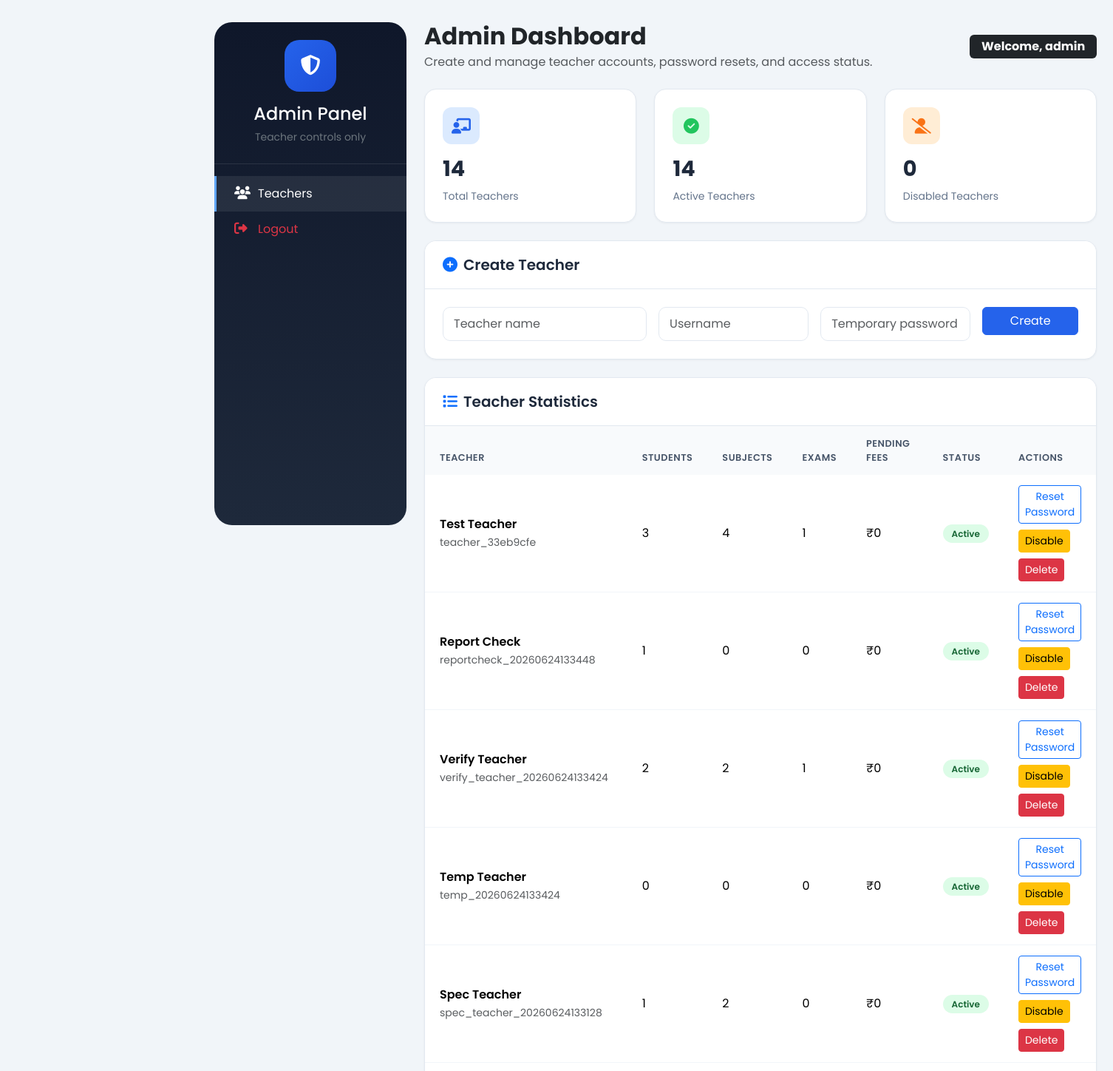
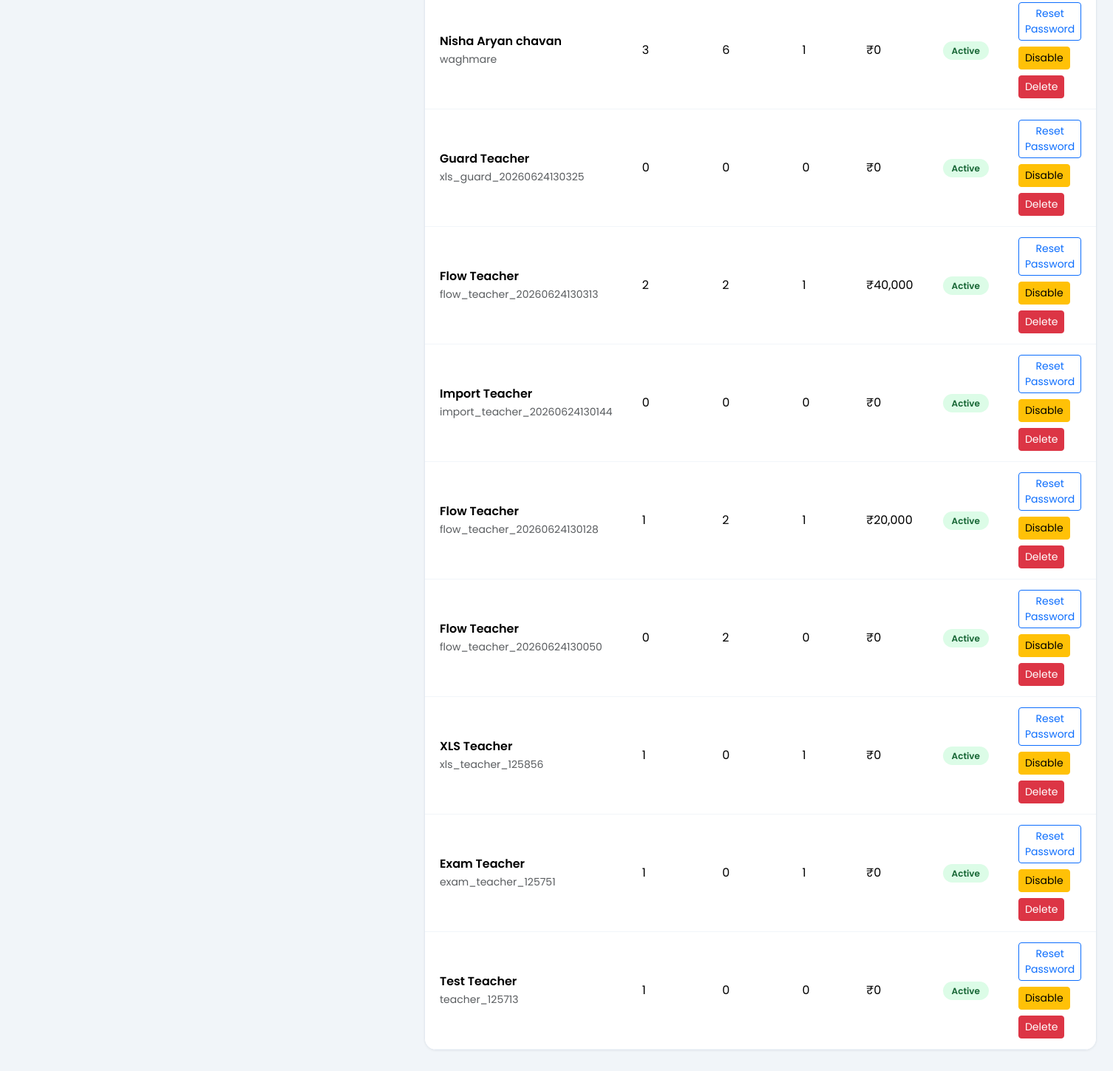
Page /admin (signed in) on the committed database (2 pictures, top to bottom).
### tables this page shows
CREATE TABLE teachers (
            id INTEGER PRIMARY KEY AUTOINCREMENT,
            username TEXT UNIQUE NOT NULL,
            password TEXT NOT NULL,
            name TEXT,
            school_name TEXT,
            mobile TEXT,
            class_name TEXT,
            division TEXT,
            is_active INTEGER DEFAULT 1,
            is_setup_complete INTEGER DEFAULT 0,
            created_at TIMESTAMP DEFAULT CURRENT_TIMESTAMP
        , academic_year TEXT);

### routes/admin.py (the view)
@admin_bp.route('/admin')
@login_required(role='admin')
def panel():
    conn = get_db()
    cursor = conn.cursor()
    cursor.execute("SELECT COUNT(*) AS total FROM teachers")
    total_teachers = cursor.fetchone()['total']
    cursor.execute("SELECT COUNT(*) AS active FROM teachers WHERE is_active = 1")
    active_teachers = cursor.fetchone()['active']
    cursor.execute("SELECT COUNT(*) AS disabled FROM teachers WHERE is_active = 0")
    disabled_teachers = cursor.fetchone()['disabled']
    cursor.execute(
        '''
        SELECT
            t.*,
            COUNT(DISTINCT s.id) AS student_count,
            COUNT(DISTINCT sub.id) AS subject_count,
            COUNT(DISTINCT e.id) AS exam_count,
            COALESCE(SUM(CASE WHEN f.annual_fee > f.paid_amount THEN f.annual_fee - f.paid_amount ELSE 0 END), 0) AS pending_fees
        FROM teachers t
        LEFT JOIN students s ON s.teacher_id = t.id
        LEFT JOIN subjects sub ON sub.teacher_id = t.id
        LEFT JOIN exams e ON e.teacher_id = t.id
        LEFT JOIN fees f ON f.teacher_id = t.id
        GROUP BY t.id
        ORDER BY t.created_at DESC
        '''
    )
    teachers = cursor.fetchall()
    conn.close()
    return render_template(
        'admin/panel.html',
        total_teachers=total_teachers,
        active_teachers=active_teachers,
        disabled_teachers=disabled_teachers,
        teachers=teachers,
    )

### models/database.py (called while the page is built)
def get_db():
    os.makedirs(os.path.dirname(DB_PATH), exist_ok=True)
    conn = sqlite3.connect(DB_PATH)
    conn.row_factory = sqlite3.Row
    conn.execute("PRAGMA foreign_keys = ON")
    return conn

### utils/auth.py (called while the page is built, shortened)
def login_required(role=None):
    def decorator(f):
        @wraps(f)
        def decorated_function(*args, **kwargs):
            if 'user_id' not in session:
                flash('Please login first', 'warning')
                return redirect(url_for('auth.login'))
            return f(*args, **kwargs)
        return decorated_function
    return decorator

### templates/admin/panel.html (shortened to what this page needs)
{% extends "base.html" %}
{% block content %}
<div class="admin-shell">
    <aside class="admin-sidebar">
        <div class="text-center px-3 pb-4 border-bottom border-light border-opacity-10">
            <div style="width: 70px; height: 70px; border-radius: 20px; background: linear-gradient(135deg, #2563eb, #1d4ed8); color: #fff; display: inline-flex; align-items: center; justify-content: center; font-size: 1.7rem;">
                <i class="fas fa-shield-alt"></i>
            </div>
            <h4 class="mt-3 mb-1">Admin Panel</h4>
            <small class="text-secondary">Teacher controls only</small>
        </div>
        <nav class="pt-3">
            <a href="#teachers" class="nav-link active"><i class="fas fa-users me-2"></i>Teachers</a>
            <a href="{{ url_for('auth.logout') }}" class="nav-link text-danger"><i class="fas fa-right-from-bracket me-2"></i>Logout</a>
        </nav>
    </aside>
    <main>
        <div class="d-flex flex-wrap justify-content-between align-items-center mb-4 gap-3">
            <div>
                <h2 class="fw-bold mb-1">Admin Dashboard</h2>
                <p class="text-muted mb-0">Create and manage teacher accounts, password resets, and access status.</p>
            </div>
            <span class="badge bg-dark fs-6 px-3 py-2">Welcome, {{ session.username }}</span>
        </div>
        <div class="row g-4 mb-4">
            <div class="col-md-4 col-lg">
                <div class="stat-card">
                    <div class="stat-icon blue"><i class="fas fa-chalkboard-teacher"></i></div>
                    <div class="stat-value">{{ total_teachers }}</div>
                    <div class="stat-label">Total Teachers</div>
                </div>
            </div>
            <div class="col-md-4 col-lg">
                <div class="stat-card">
                    <div class="stat-icon green"><i class="fas fa-circle-check"></i></div>
                    <div class="stat-value">{{ active_teachers }}</div>
                    <div class="stat-label">Active Teachers</div>
                </div>
            </div>
            <div class="col-md-4 col-lg">
                <div class="stat-card">
                    <div class="stat-icon orange"><i class="fas fa-user-slash"></i></div>
                    <div class="stat-value">{{ disabled_teachers }}</div>
                    <div class="stat-label">Disabled Teachers</div>
                </div>
            </div>
        </div>
        <div class="table-card mb-4">
            <div class="card-header">
                <h5 class="m-0"><i class="fas fa-plus-circle me-2 text-primary"></i>Create Teacher</h5>
            </div>
            <div class="card-body p-4">
                <form method="POST" action="{{ url_for('admin.create_teacher') }}">
                    <div class="row g-3">
                        <div class="col-md-4">
                            <input type="text" name="name" class="form-control" placeholder="Teacher name" required>
                        </div>
                        <div class="col-md-3">
                            <input type="text" name="username" class="form-control" placeholder="Username" required>
                        </div>
                        <div class="col-md-3">
                            <input type="password" name="password" class="form-control" placeholder="Temporary password" required>
                        </div>
                        <div class="col-md-2">
                            <button type="submit" class="btn btn-primary w-100">Create</button>
                        </div>
                    </div>
                </form>
            </div>
        </div>
        <div class="table-card" id="teachers">
            <div class="card-header d-flex justify-content-between align-items-center">
                <h5 class="m-0"><i class="fas fa-list me-2 text-primary"></i>Teacher Statistics</h5>
            </div>
            <div class="table-responsive">
                <table class="table">
                    <thead>
                        <tr>
                            <th>Teacher</th>
                            <th>Students</th>
                            <th>Subjects</th>
                            <th>Exams</th>
                            <th>Pending Fees</th>
                            <th>Status</th>
                            <th>Actions</th>
                        </tr>
                    </thead>
                    <tbody>
                        {% for teacher in teachers %}
                        <tr>
                            <td>
                                <div class="fw-semibold">{{ teacher.name or teacher.username }}</div>
                                <small class="text-muted">{{ teacher.username }}</small>
                            </td>
                            <td>{{ teacher.student_count }}</td>
                            <td>{{ teacher.subject_count }}</td>
                            <td>{{ teacher.exam_count }}</td>
                            <td>&#8377;{{ "{:,.0f}".format(teacher.pending_fees or 0) }}</td>
                            <td>
                                {% if teacher.is_active %}
                                    <span class="badge-present">Active</span>
                                {% else %}
                                    <span class="badge-absent">Disabled</span>
                                {% endif %}
                            </td>
                            <td class="d-flex gap-2 flex-wrap">
                                <button class="btn btn-sm btn-outline-primary" data-bs-toggle="modal" data-bs-target="#resetPassword{{ teacher.id }}">
                                    Reset Password
                                </button>
                                <form method="POST" action="{{ url_for('admin.toggle_teacher', teacher_id=teacher.id) }}">
                                    <button type="submit" class="btn btn-sm btn-warning">
                                        {% if teacher.is_active %}Disable{% else %}Enable{% endif %}
                                    </button>
                                </form>
                                <form method="POST" action="{{ url_for('admin.delete_teacher', teacher_id=teacher.id) }}" onsubmit="return confirm('Delete this teacher and all related records?')">
                                    <button type="submit" class="btn btn-sm btn-danger">Delete</button>
                                </form>
                            </td>
                        </tr>
                        {% else %}
                        <tr>
                            <td colspan="7" class="text-center text-muted py-5">No teachers created yet.</td>
                        </tr>
                        {% endfor %}
                    </tbody>
                </table>
            </div>
        </div>
    </main>
</div>
{% endblock %}

### templates/base.html (style rules this page uses)
:root { --primary: #2563eb; --primary-dark: #1d4ed8; --secondary: #64748b; --accent: #22c55e; --bg-light: #f1f5f9; --sidebar-width: 260px; --sidebar-collapsed: 70px; }
* { margin: 0; padding: 0; box-sizing: border-box; }
body { font-family: 'Poppins', sans-serif; background: var(--bg-light); min-height: 100vh; }
.nav-link { display: flex; align-items: center; padding: 12px 20px; color: #475569; text-decoration: none; transition: all 0.2s; border-left: 3px solid transparent; }
.nav-link:hover, .nav-link.active { background: #eff6ff; color: var(--primary); border-left-color: var(--primary); }
.nav-link i { width: 24px; margin-right: 12px; font-size: 1.1rem; }
.stat-card { background: #fff; border-radius: 16px; padding: 24px; box-shadow: 0 1px 3px rgba(0,0,0,0.05); border: 1px solid #e2e8f0; transition: transform 0.2s, box-shadow 0.2s; }
.stat-icon { width: 50px; height: 50px; border-radius: 12px; display: flex; align-items: center; justify-content: center; font-size: 1.3rem; margin-bottom: 12px; }
.stat-icon.blue { background: #dbeafe; color: var(--primary); }
.stat-icon.green { background: #dcfce7; color: var(--accent); }
.stat-icon.orange { background: #ffedd5; color: #f97316; }
.stat-value { font-size: 1.8rem; font-weight: 700; color: #1e293b; margin: 0; }
.stat-label { color: var(--secondary); font-size: 0.875rem; margin-top: 4px; }
.btn-primary { background: var(--primary); border-color: var(--primary); }
.table-card { background: #fff; border-radius: 16px; box-shadow: 0 1px 3px rgba(0,0,0,0.05); border: 1px solid #e2e8f0; overflow: hidden; }
.table-card .card-header { background: #fff; border-bottom: 1px solid #e2e8f0; padding: 20px 24px; }
.table-card .card-header h5 { margin: 0; font-weight: 600; color: #1e293b; }
.table-card .table { margin: 0; }
.table-card .table th { background: #f8fafc; color: #475569; font-weight: 600; font-size: 0.8rem; text-transform: uppercase; letter-spacing: 0.5px; border: none; padding: 14px 20px; }
.table-card .table td { padding: 14px 20px; border-color: #f1f5f9; vertical-align: middle; }
.badge-present { background: #dcfce7; color: #166534; padding: 4px 12px; border-radius: 20px; font-size: 0.75rem; font-weight: 600; }
.form-control, .form-select { border-radius: 10px; border: 1px solid #e2e8f0; padding: 10px 14px; }

### templates/admin/panel.html (style rules this page uses)
.admin-shell { display: grid; grid-template-columns: 260px 1fr; gap: 24px; }
.admin-sidebar { position: sticky; top: 24px; align-self: start; background: linear-gradient(180deg, #0f172a, #1e293b); border-radius: 24px; padding: 24px 0; color: #fff; min-height: calc(100vh - 120px); }
.admin-sidebar .nav-link { color: #94a3b8; padding: 12px 24px; border-left: 3px solid transparent; text-decoration: none; display: block; }
.admin-sidebar .nav-link:hover, .admin-sidebar .nav-link.active { color: #fff; background: rgba(255,255,255,0.08); border-left-color: #60a5fa; }

### rows in the picture
teachers: name "Test Teacher", username "teacher_33eb9cfe", student_count "3", subject_count "4", exam_count "1", pending_fees "0", is_active "Active"
teachers: name "Report Check", username "reportcheck_20260624133448", student_count "1", subject_count "0", exam_count "0", pending_fees "0", is_active "Active"
teachers: name "Verify Teacher", username "verify_teacher_20260624133424", student_count "2", subject_count "2", exam_count "1", pending_fees "0", is_active "Active"
teachers: name "Temp Teacher", username "temp_20260624133424", student_count "0", subject_count "0", exam_count "0", is_setup_complete "0", is_active "Active"
teachers: name "Spec Teacher", username "spec_teacher_20260624133128", student_count "1", subject_count "2", exam_count "0", pending_fees "0", is_active "Active"
teachers: name "Nisha Aryan chavan", username "waghmare", student_count "3", subject_count "6", exam_count "1", pending_fees "0", is_active "Active"
teachers: name "Guard Teacher", username "xls_guard_20260624130325", student_count "0", subject_count "0", exam_count "0", pending_fees "0", is_active "Active"
teachers: name "Flow Teacher", username "flow_teacher_20260624130313", student_count "2", subject_count "2", exam_count "1", pending_fees "40,000", is_active "Active"
teachers: name "Import Teacher", username "import_teacher_20260624130144", student_count "0", subject_count "0", exam_count "0", pending_fees "0", is_active "Active"
teachers: name "Flow Teacher", username "flow_teacher_20260624130128", student_count "1", subject_count "2", exam_count "1", pending_fees "20,000", is_active "Active"
teachers: name "Flow Teacher", username "flow_teacher_20260624130050", student_count "0", subject_count "2", exam_count "0", pending_fees "0", is_active "Active"
teachers: name "XLS Teacher", username "xls_teacher_125856", student_count "1", subject_count "0", exam_count "1", pending_fees "0", is_active "Active"
teachers: name "Exam Teacher", username "exam_teacher_125751", student_count "1", subject_count "0", exam_count "1", pending_fees "0", is_active "Active"
teachers: name "Test Teacher", username "teacher_125713", student_count "1", subject_count "0", exam_count "0", pending_fees "0", is_active "Active"

### other values in the picture
{{ session.username }} "admin"
{{ total_teachers }} "14"
{{ active_teachers }} "14"
{{ disabled_teachers }} "0"
